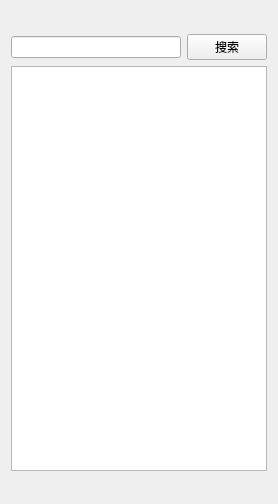
<?xml version="1.0" encoding="UTF-8"?>
<ui version="4.0">
 <class>Form</class>
 <widget class="QWidget" name="Form">
  <property name="geometry">
   <rect>
    <x>0</x>
    <y>0</y>
    <width>278</width>
    <height>504</height>
   </rect>
  </property>
  <property name="windowTitle">
   <string>搜索</string>
  </property>
  <layout class="QVBoxLayout" name="verticalLayout" stretch="1,1,18,1">
   <item>
    <spacer name="verticalSpacer">
     <property name="orientation">
      <enum>Qt::Vertical</enum>
     </property>
     <property name="sizeHint" stdset="0">
      <size>
       <width>20</width>
       <height>40</height>
      </size>
     </property>
    </spacer>
   </item>
   <item>
    <layout class="QHBoxLayout" name="horizontalLayout">
     <item>
      <widget class="QLineEdit" name="searchEdit"/>
     </item>
     <item>
      <widget class="QPushButton" name="searchButton">
       <property name="text">
        <string>搜索</string>
       </property>
      </widget>
     </item>
    </layout>
   </item>
   <item>
    <widget class="QListWidget" name="search_listWidget"/>
   </item>
   <item>
    <spacer name="verticalSpacer_2">
     <property name="orientation">
      <enum>Qt::Vertical</enum>
     </property>
     <property name="sizeHint" stdset="0">
      <size>
       <width>20</width>
       <height>40</height>
      </size>
     </property>
    </spacer>
   </item>
  </layout>
 </widget>
 <resources/>
 <connections/>
</ui>
